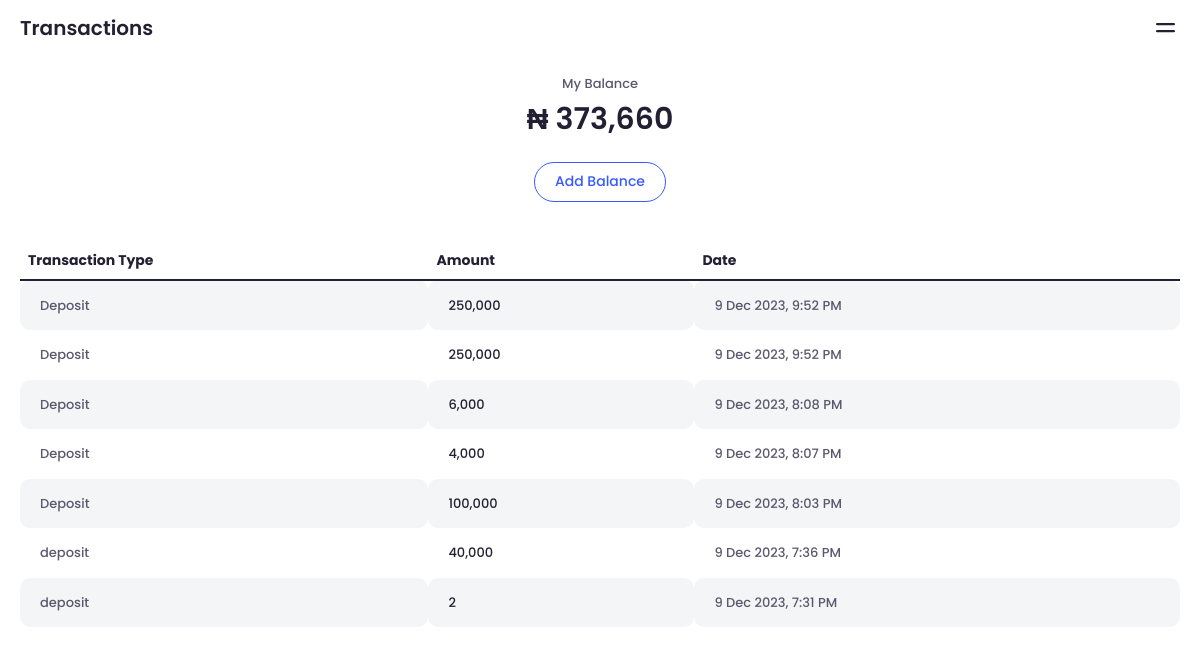
Screenshot of /transactions.php (signed in) with the database file from the repository.
### tables this page shows
CREATE TABLE `transactions` (
  `transaction_id` int(11) NOT NULL,
  `user_id` int(11) NOT NULL,
  `transaction_reference` varchar(255) NOT NULL,
  `transaction_status` varchar(255) NOT NULL,
  `amount` decimal(10,2) NOT NULL,
  `coins_equivalent` decimal(10,2) NOT NULL,
  `transaction_type` varchar(50) NOT NULL DEFAULT 'Deposit',
  `created_at` timestamp NOT NULL DEFAULT current_timestamp()
);

### transactions.php (the view, shortened to what this page needs)
<?php
include "header.php";
$userInfo = $_SESSION['user'];
$signedInUserId = $userInfo['user_id'];
?>
    <div id="wrapper">
        <div id="content">
            <header class="default heade-sticky">
                <div class="un-title-page">
                    <h1>Transactions</h1>
                </div>
                <div class="un-block-right">
                    <div class="menu-sidebar">
                        <button type="button" name="sidebarMenu" aria-label="sidebarMenu" class="btn"
                            data-bs-toggle="modal" data-bs-target="#mdllSidebar-connected">
                        </button>
                    </div>
                </div>
            </header>
            <div class="space-sticky"></div>
            <section class="un-my-account">
                <div class="body">
                    <div class="my-balance-text">
                        <h2>My Balance</h2>
                        <p>₦ <?php echo number_format($userInfo['balance']); ?></p>
                        <button type="button"
                            class="btn btn-md-size effect-click border-primary rounded-pill text-primary"
                            data-bs-toggle="modal" data-bs-target="#mdllAddETH">
                            Add Balance
                        </button>
                    </div>
                </div>
            </section>
            <section class="log-table-simple">
        <table class="table table-striped table-hover">
            <thead>
                <tr>
                    <th>Transaction Type</th>
                    <th>Amount</th>
                    <th>Date</th>
                </tr>
            </thead>
            <tbody>
                <?php
                $sqlTransactions = "SELECT * FROM transactions WHERE user_id = $signedInUserId ORDER BY transaction_id DESC";
                $resultTransactions = $conn->query($sqlTransactions);
                if ($resultTransactions->num_rows > 0) {
                    while ($transaction = $resultTransactions->fetch_assoc()) {
                        $transactionType = $transaction['transaction_type'];
                        $amount = $transaction['amount'];
                        $date = date('j M Y, g:i A', strtotime($transaction['created_at']));
                ?>
                        <tr>
                            <td><?php echo $transactionType; ?></td>
                            <td><span class="text-dark"><?php echo number_format($amount); ?></span></td>
                            <td><?php echo $date; ?></td>
                        </tr>
                <?php
                    }
                } else {
                    echo '<tr><td colspan="3">No transactions found</td></tr>';
                }
                ?>
            </tbody>
        </table>
    </section>
        </div>
    </div>
</body>
</html>

### rows the page displays
transactions: transaction_type "Deposit", amount "250,000", created_at "9 Dec 2023, 9:52 PM"
transactions: transaction_type "Deposit", amount "250,000", created_at "9 Dec 2023, 9:52 PM"
transactions: transaction_type "Deposit", amount "6,000", created_at "9 Dec 2023, 8:08 PM"
transactions: transaction_type "Deposit", amount "4,000", created_at "9 Dec 2023, 8:07 PM"
transactions: transaction_type "Deposit", amount "100,000", created_at "9 Dec 2023, 8:03 PM"
transactions: transaction_type "deposit", amount "40,000", created_at "9 Dec 2023, 7:36 PM"
transactions: transaction_type "deposit", amount "2", created_at "9 Dec 2023, 7:31 PM"

### other values shown
$userInfo['balance'] "373,660"
